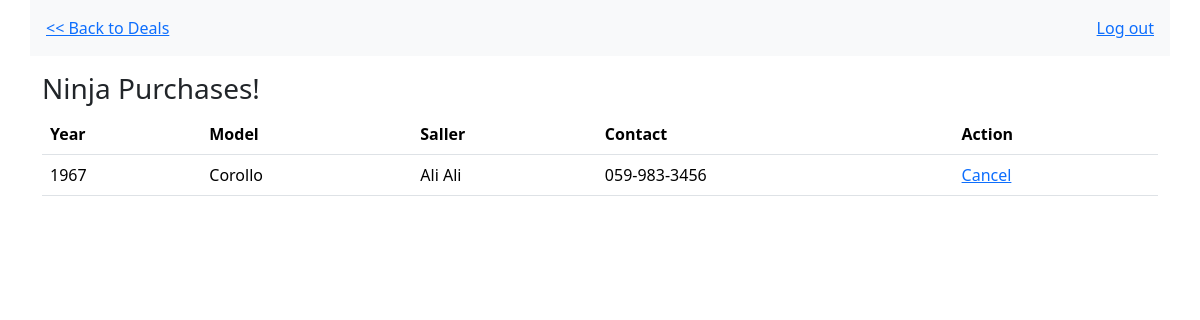
Page /cars/purchase_orders (signed in) on the committed database.
### vintage_cars_app/models.py (models this page shows, shortened)
class User(models.Model):
    first_name = models.CharField(max_length=45)
    last_name = models.CharField(max_length=45)
    email = models.EmailField(unique=True)
    password = models.CharField(max_length=512)
    created_at = models.DateTimeField(auto_now_add=True)
    updated_at = models.DateTimeField(auto_now=True)
    objects = UserManger()

class Car(models.Model):
    price = models.IntegerField()
    model = models.CharField(max_length=45)
    make = models.CharField(max_length=45)
    year = models.IntegerField()
    seller = models.ForeignKey(User, related_name="cars", on_delete=models.CASCADE)
    seller_contact = models.CharField(max_length=45)
    purchaser = models.ForeignKey(User, related_name="purchas_cars", null=True, on_delete=models.SET_NULL)
    description = models.TextField()
    status = models.BooleanField(default=False) #default is sold false
    created_at = models.DateTimeField(auto_now_add=True)
    updated_at = models.DateTimeField(auto_now=True)
    objects = CarManger()

### vintage_cars_app/views.py (the view)
# urls.py: path('cars/purchase_orders',views.purchase_orders, name='purchase_orders' ),
def purchase_orders(request):
   if "user_id" not in request.session:
      return redirect('root')
   user_id =request.session.get('user_id')
   this_user = User.objects.get(id=user_id)
   context = {
      'user': this_user,
      'my_purchased_cars': Car.objects.filter(purchaser__id=user_id)
   }
   return render(request, 'purchase_orders.html', context)

### vintage_cars_app/templates/purchase_orders.html (shortened to what this page needs)
<!DOCTYPE html>
<html lang="en">
<head>
    {% load bootstrap5 %}
    {% bootstrap_css %}
</head>
<body>
    <nav class="container navbar navbar-expand-lg navbar-light bg-light p-3 d-flex justify-content-between mb-2">
        <div class="d-flex align-items-center">
            <a href="{% url 'cars' %}"> << Back to Deals </a>
        </div>
        <div class="d-flex align-items-center gap-3">
            <a href="{% url 'logout' %}">Log out</a>
        </div>
    </nav>
    <div class="container py-2">
        <section id="display_cars py-2">
            <h3>{{user.first_name}} Purchases!</h3>
            <table class="table">
                <thead>
                  <tr>
                    <th scope="col">Year</th>
                    <th scope="col">Model</th>
                    <th scope="col">Saller</th>
                    <th scope="col">Contact</th>
                    <th scope="col">Action</th>
                  </tr>
                </thead>
                <tbody>
                    {% for car in my_purchased_cars %}
                    <tr>
                        <td>{{ car.year }}</td>
                        <td>{{ car.model }}</td>
                        <td>{{ car.seller.first_name }} {{ car.seller.last_name }}</td>
                        <td>{{ car.seller_contact }}</td>
                        <td>
                           <a href="{% url 'cancle_purchase_order' car.id %}"> Cancel</a>
                        </td>
                      </tr>
                    {% endfor %}
                </tbody>
              </table>
        </section>
    </div>
</body>
</html>

### rows in the picture
User: first_name "Ninja"
Car: year "1967", model "Corollo", seller.first_name "Ali", seller.last_name "Ali", seller_contact "059-983-3456"
